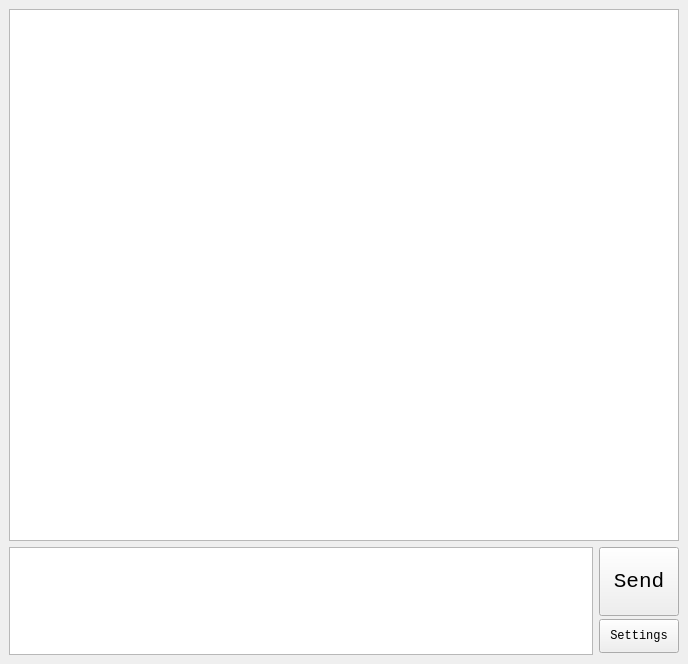
<?xml version="1.0" encoding="UTF-8"?>
<ui version="4.0">
 <class>MainWindow</class>
 <widget class="QMainWindow" name="MainWindow">
  <property name="geometry">
   <rect>
    <x>0</x>
    <y>0</y>
    <width>688</width>
    <height>664</height>
   </rect>
  </property>
  <property name="windowTitle">
   <string>Chat Room</string>
  </property>
  <widget class="QWidget" name="centralwidget">
   <layout class="QVBoxLayout" name="verticalLayout">
    <item>
     <layout class="QVBoxLayout" name="verticalLayout_2" stretch="100,1">
      <item>
       <widget class="QTextEdit" name="chatBox">
        <property name="enabled">
         <bool>true</bool>
        </property>
        <property name="sizePolicy">
         <sizepolicy hsizetype="Expanding" vsizetype="Expanding">
          <horstretch>0</horstretch>
          <verstretch>0</verstretch>
         </sizepolicy>
        </property>
        <property name="minimumSize">
         <size>
          <width>640</width>
          <height>440</height>
         </size>
        </property>
        <property name="font">
         <font>
          <family>等线</family>
          <pointsize>12</pointsize>
          <stylestrategy>PreferAntialias</stylestrategy>
         </font>
        </property>
        <property name="contextMenuPolicy">
         <enum>Qt::DefaultContextMenu</enum>
        </property>
        <property name="lineWrapMode">
         <enum>QTextEdit::WidgetWidth</enum>
        </property>
        <property name="readOnly">
         <bool>true</bool>
        </property>
       </widget>
      </item>
      <item>
       <layout class="QHBoxLayout" name="horizontalLayout_2" stretch="100,1">
        <property name="sizeConstraint">
         <enum>QLayout::SetDefaultConstraint</enum>
        </property>
        <item>
         <widget class="QPlainTextEdit" name="sendBox">
          <property name="sizePolicy">
           <sizepolicy hsizetype="Expanding" vsizetype="Fixed">
            <horstretch>0</horstretch>
            <verstretch>0</verstretch>
           </sizepolicy>
          </property>
          <property name="maximumSize">
           <size>
            <width>16777215</width>
            <height>108</height>
           </size>
          </property>
          <property name="font">
           <font>
            <family>等线</family>
            <pointsize>12</pointsize>
            <stylestrategy>PreferAntialias</stylestrategy>
           </font>
          </property>
         </widget>
        </item>
        <item>
         <layout class="QVBoxLayout" name="verticalLayout_3" stretch="2,1">
          <property name="spacing">
           <number>3</number>
          </property>
          <property name="sizeConstraint">
           <enum>QLayout::SetDefaultConstraint</enum>
          </property>
          <item>
           <widget class="QPushButton" name="sendButton">
            <property name="sizePolicy">
             <sizepolicy hsizetype="Expanding" vsizetype="Fixed">
              <horstretch>0</horstretch>
              <verstretch>0</verstretch>
             </sizepolicy>
            </property>
            <property name="maximumSize">
             <size>
              <width>16777215</width>
              <height>69</height>
             </size>
            </property>
            <property name="font">
             <font>
              <family>Consolas</family>
              <pointsize>16</pointsize>
              <weight>50</weight>
              <bold>false</bold>
              <stylestrategy>PreferAntialias</stylestrategy>
              <kerning>true</kerning>
             </font>
            </property>
            <property name="text">
             <string>Send</string>
            </property>
            <property name="flat">
             <bool>false</bool>
            </property>
           </widget>
          </item>
          <item>
           <widget class="QPushButton" name="configButton">
            <property name="sizePolicy">
             <sizepolicy hsizetype="Expanding" vsizetype="Fixed">
              <horstretch>0</horstretch>
              <verstretch>0</verstretch>
             </sizepolicy>
            </property>
            <property name="maximumSize">
             <size>
              <width>16777215</width>
              <height>34</height>
             </size>
            </property>
            <property name="font">
             <font>
              <family>Consolas</family>
              <stylestrategy>PreferAntialias</stylestrategy>
             </font>
            </property>
            <property name="text">
             <string>Settings</string>
            </property>
           </widget>
          </item>
         </layout>
        </item>
       </layout>
      </item>
     </layout>
    </item>
   </layout>
  </widget>
 </widget>
 <resources/>
 <connections/>
</ui>
